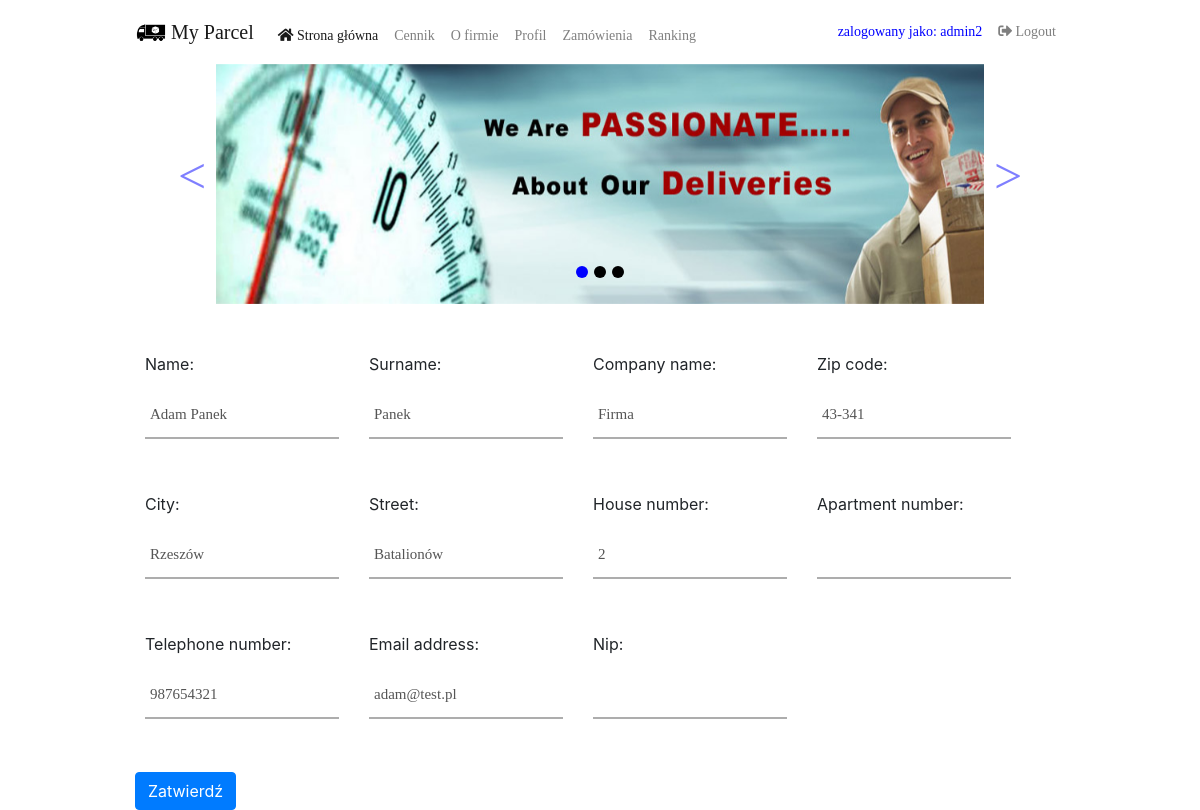
The page /profile-address/175/update/ (signed in) on the database as committed earlier.
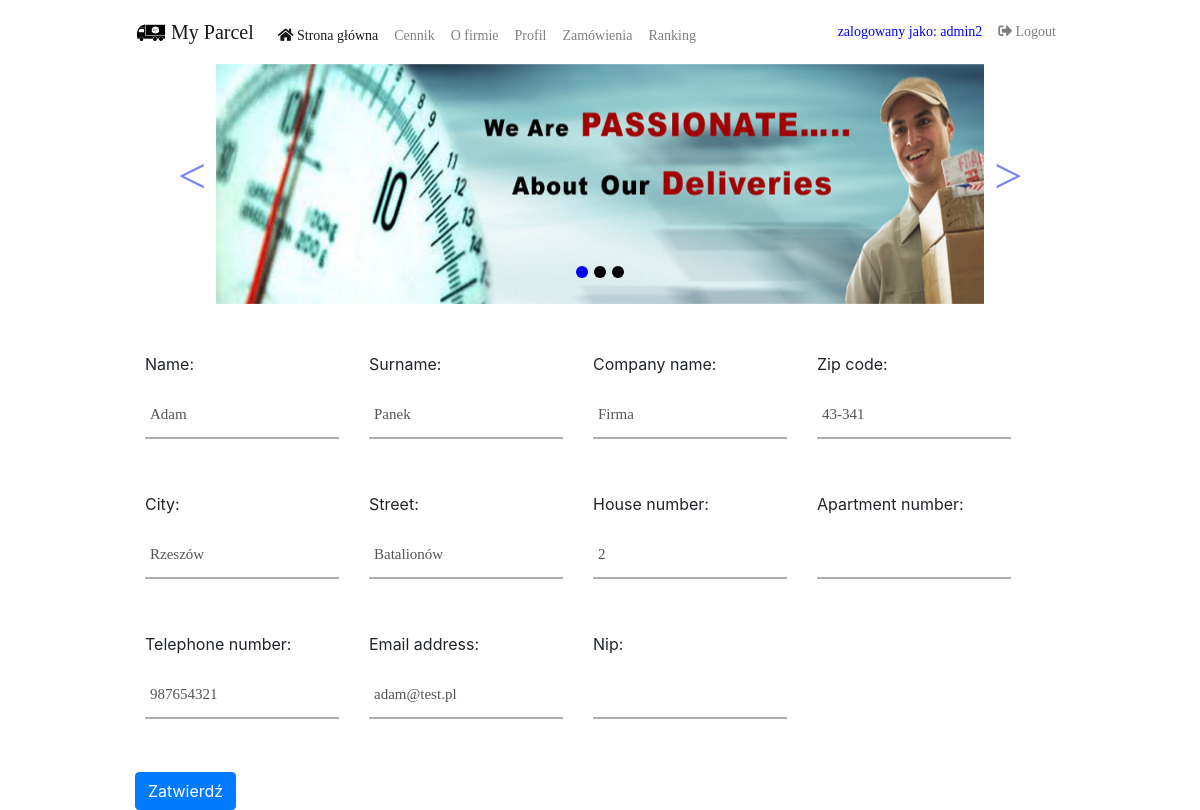
The same page on the database as committed later.
### order/models.py (models this page shows, shortened)
class Address(models.Model):
    name = models.CharField(max_length=90, validators=[name_validator()])
    surname = models.CharField(max_length=90, validators=[name_validator()])
    company_name = models.CharField(max_length=500, blank=True)  # isOptional
    zip_code = models.CharField(max_length=6, validators=[zip_code_validator()])  # Poland only
    city = models.CharField(max_length=350, validators=[name_validator()])
    street = models.CharField(max_length=350)
    house_number = models.IntegerField(validators=[MinValueValidator(0)])
    apartment_number = models.IntegerField(null=True, blank=True, validators=[MinValueValidator(0)])  # isOptional
    telephone_number = models.CharField(max_length=20, validators=[MinLengthValidator(9)])  # !!! READ DOC !!!
    email_address = models.EmailField(max_length=250)
    nip = models.CharField(null=True, blank=True, max_length=10,
                           validators=[MinLengthValidator(10), MaxLengthValidator(10)])  # !!! READ DOC !!!

### order/views.py (the view)
# urls.py: path('profile-address/<pk>/update/', views.ProfileAddressUpdateView.as_view(), name='profile_address_update'),
class ProfileAddressUpdateView(generic.UpdateView):
    template_name = 'order/create_profile_address.html'
    model = Address
    form_class = AddressForm
    success_url = reverse_lazy('order:profile')
    def dispatch(self, request, *args, **kwargs):
        if self.request.user.is_authenticated:
            get_profile = Profile.objects.get(user_id=self.request.user.id)
            obj = self.get_object()
            if obj.id != get_profile.address_id:
                return redirect('order:profile')
            return super(ProfileAddressUpdateView, self).dispatch(request, *args, **kwargs)
        return redirect('order:index')

### order/forms.py
class AddressForm(forms.ModelForm):
    class Meta:
        model = Address
        fields = '__all__'

### order/templates/order/create_profile_address.html (shortened to what this page needs)
{% extends 'order/base.html' %}
{% block body %}
    <br><br>
      <div class="container-fluid">
        <div class="row">
            <div class="col-lg-12">
                <div class="panel panel-default">
                    <div class="panel-body">
                        <form class="form-horizontal" action="" method="post" enctype="multipart/form-data">
                            <div class="form-row">
                                {% load widget_tweaks %}
                                {% for field in form %}
                                    <div class="form-group">
                                        <label class="control-label col-lg-12 col-sm-2"> {{ field.label_tag }}</label>
                                        <div class="col-lg-12 col-sm-10">
                                                   <div class="wrap-inputPaka">
                                            {{ field|add_class:"inputPaka" }}
											       <span class="focus-inputPaka" data-placeholder=""></span>
												   </div>
											</div>
											</div>
                                {% endfor %}
                            </div>
                            <button class="btn btn-primary" type="submit">Zatwierdź</button>
                        </form>
                    </div>
                </div>
            </div>
        </div>
    </div>
{% endblock %}

Rows that differ between the two databases and show on the page:
changed Address "Panek": name "Adam Panek" → "Adam"
